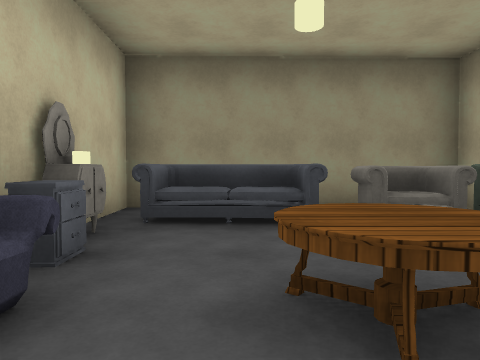
[1] (above)

14 first-person views from a walk through a Unity game level. The camera is 1.2 m above the floor, tilts 2° down and sees 70° across. The floor is counted in squares, 2 m on a side. Each view is taken from the middle of a square. On the plan, view 1 faces up. The plan holds only what a view shows up to about 10 squares ahead; the rest is blank. The place goes on beyond the plan. The player character is not drawn. Some surface patterns are stand-ins.

[2]
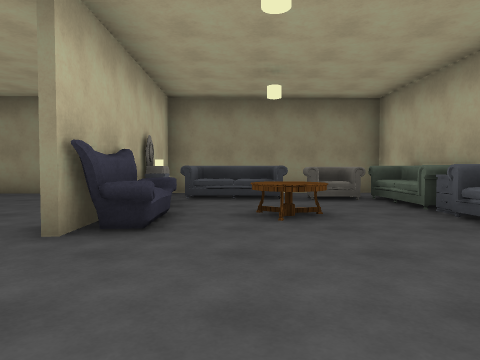

[3]
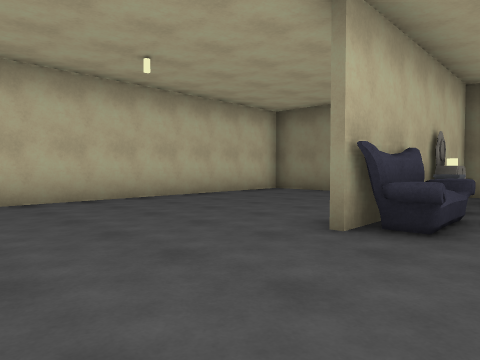

[4]
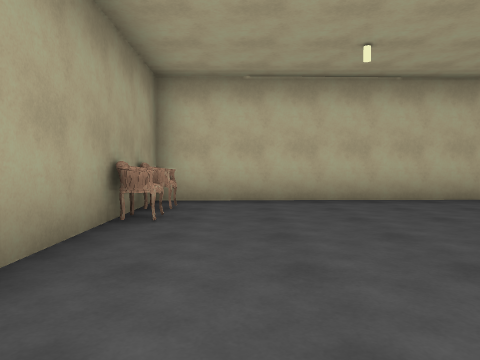

[5]
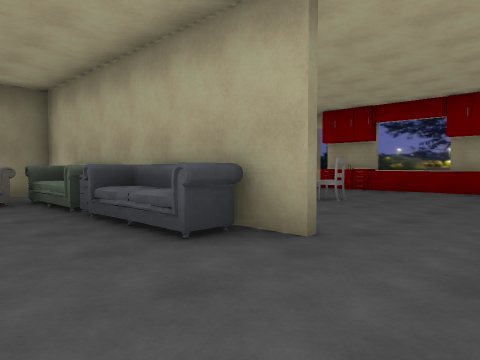

[6]
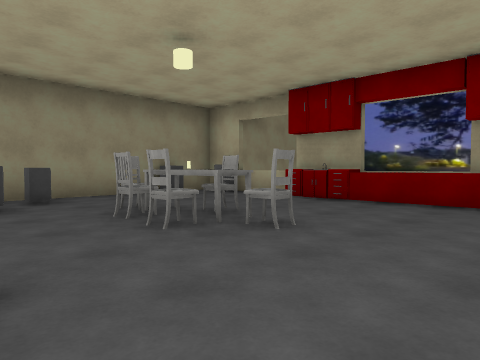

[7]
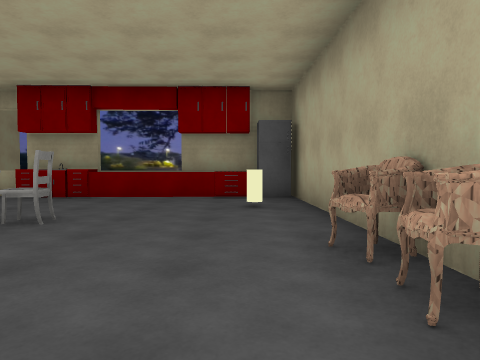

[8]
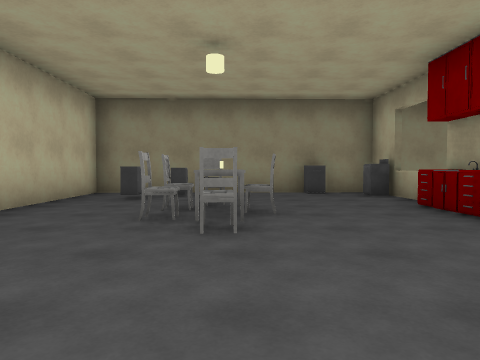

[9]
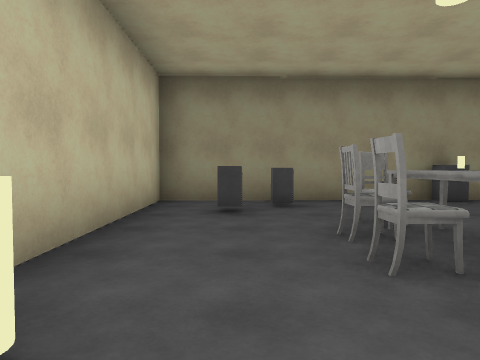

[10]
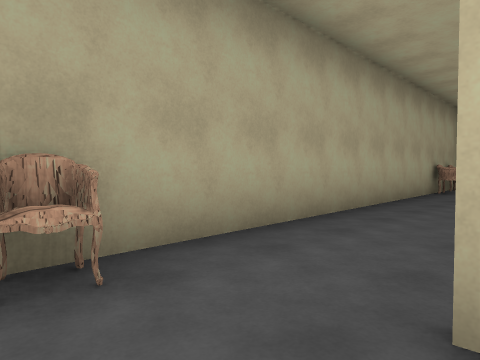

[11]
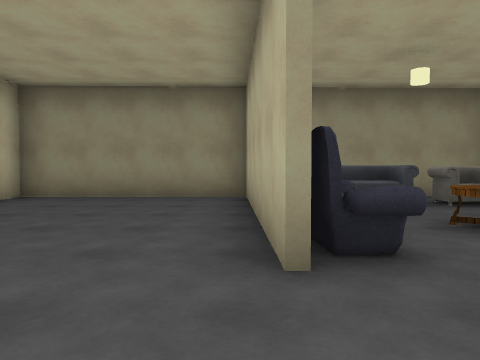

[12]
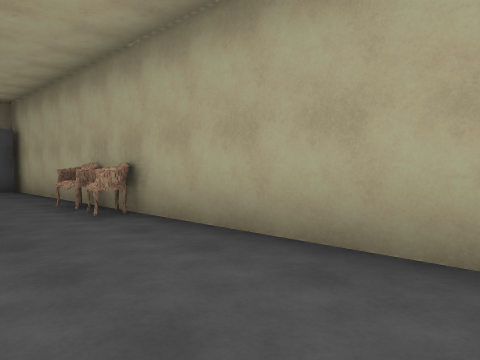

[13]
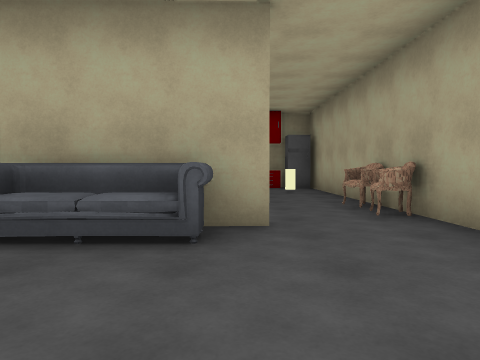

[14]
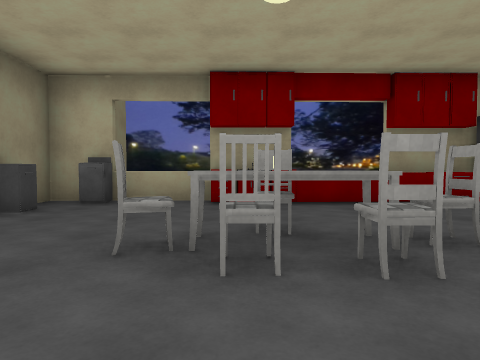

### Floor plan
Points are (right, up) in squares from view 1. A wall is a line through its corners. A room is listed if a view was taken in it or the views show most of it. See-through windows are left out.
Room 1 (views 1, 2, 3, 4, 5, 6, 7, 8, 9, 10, 11, 12, 13, 14)
walls: (3.6, 2.4) (3.6, 0.9); (3.5, -1.3) (3.4, 2.4); (3.4, 4.3) (3.4, 5.3) (-1.7, 5.2) (-1.6, 1.1); (-1.8, 0.9) (-1.9, 4.9); (5.3, -3.3) (10.5, -3.1) (10.4, 0.9); (-1.9, 5.2) (-6.5, 5.1) (-6.3, -3.5) (3.6, -3.3); (10.3, 2.7) (10.3, 5.6); (11.5, 5.5) (3.5, 5.3) (3.5, 4.3)
low walls: (9.9, -1.6) (9.9, 0.6)
objects: chair (-5, -3); chair (-4, -3); sofa (-1, 0) to (-1, 1); other object (-1, 2); other object (-1, 4) to (0, 4); table (0, 1) to (1, 2); other object (0, 3); other object (1, 4) to (2, 4); other object (3, 0); other object (3, 3) to (3, 4); chair (4, -3); cylinder (4, 0); chair (5, -3); other object (5, 4); chair (6, 1); chair (6, 2); cabinet (6, 4) to (6, 5); chair (7, 0); table (7, 1); chair (7, 2); chair (7, 3); cylinder (8, -2); other object (9, 5); fridge (10, -3) to (10, -2); other object (10, 1); sink (10, 2); other object (10, 3); stove (10, 4)

Where each view was taken, in squares from view 1:
view 1: 0 up, 0 right, facing up
view 2: 3 down, 0 right, facing up
view 3: 3 down, 0 right, facing up-left
view 4: 2 down, 0 right, facing left
view 5: 3 down, 1 right, facing up-right
view 6: 2 down, 4 right, facing up-right
view 7: 2 down, 3 right, facing right
view 8: 3 down, 7 right, facing up
view 9: 1 down, 5 right, facing up
view 10: 1 down, 5 right, facing down-left
view 11: 2 down, 2 left, facing up
view 12: 1 down, 0 right, facing down-right
view 13: 1 down, 0 right, facing right
view 14: 2 up, 4 right, facing right
